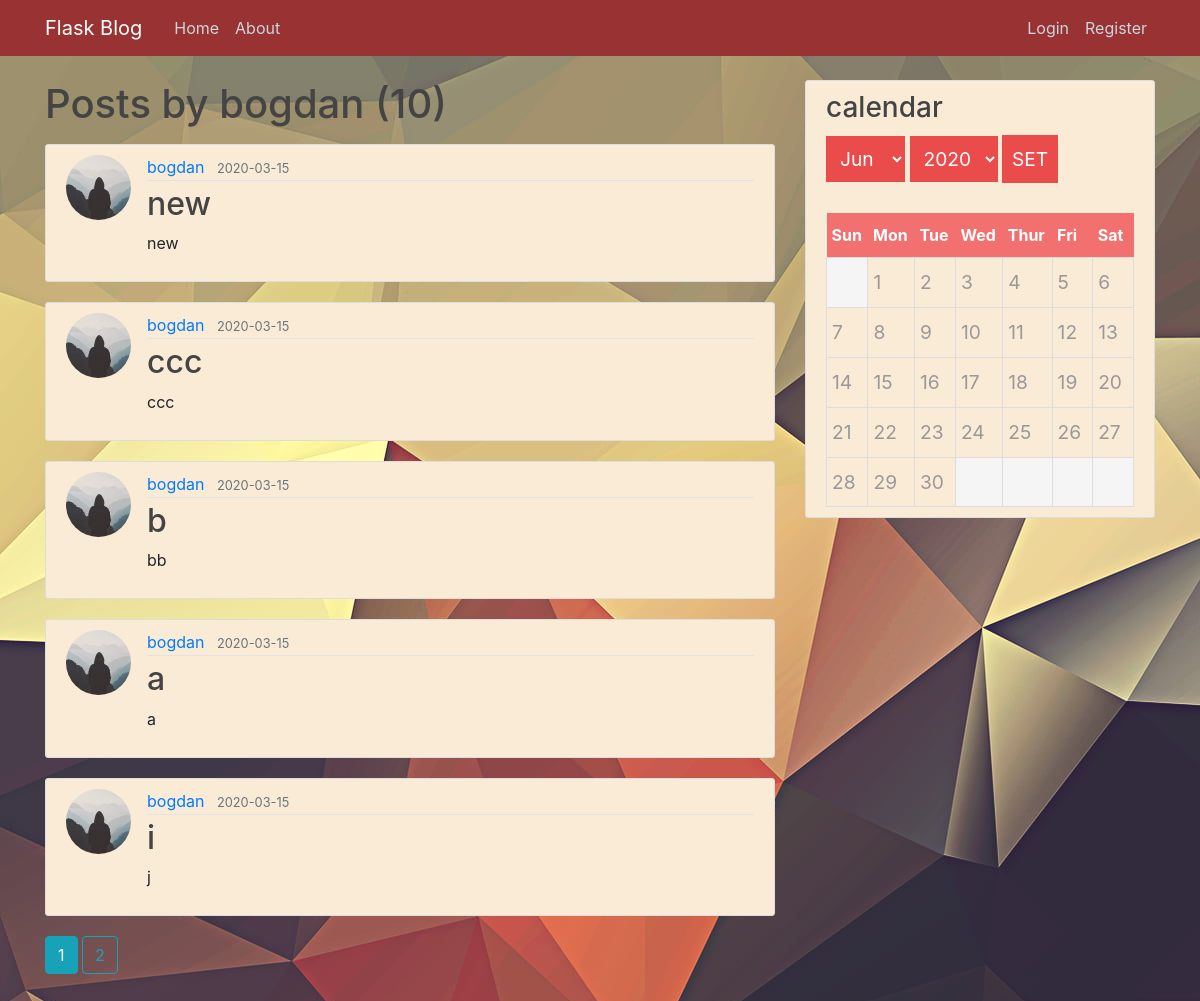
The app's page /user/bogdan with its own data.
### flaskblog/models.py (models this page shows, shortened)
class User(db.Model, UserMixin):
    id = db.Column(db.Integer, primary_key=True)
    username = db.Column(db.String(20), unique=True, nullable=False)
    email = db.Column(db.String(120), unique=True, nullable=False)
    image_file = db.Column(db.String(20), nullable=False, default='default.jpg')
    password = db.Column(db.String(60), nullable=False)
    posts = db.relationship('Post', backref='author', lazy=True)

class Post(db.Model):
    id = db.Column(db.Integer, primary_key=True)
    title = db.Column(db.String(100), nullable=False)
    date_posted = db.Column(db.DateTime, nullable=False, default=datetime.utcnow)
    content = db.Column(db.Text, nullable=False)
    user_id = db.Column(db.Integer, db.ForeignKey('user.id'), nullable=False)

### flaskblog/routes.py (the view)
@app.route("/user/<string:username>")
def user_posts(username):
    page = request.args.get('page', 1, type=int)
    user = User.query.filter_by(username=username).first_or_404()
    posts = Post.query.filter_by(author=user)\
        .order_by(Post.date_posted.desc())\
        .paginate(page=page, per_page=5)
    return render_template('user_posts.html', posts=posts, user=user)

### flaskblog/templates/user_posts.html
{% extends "layout.html" %}
{% block content %}
    <h1 class="mb-3">Posts by {{ user.username }} ({{ posts.total }})</h1>
    {% for post in posts.items %}
        <article class="media content-section">
          <img class="rounded-circle article-img" src="{{ url_for('static', filename='profile_pics/' + post.author.image_file) }}">
          <div class="media-body">
            <div class="article-metadata">
              <a class="mr-2" href="{{ url_for('user_posts', username=post.author.username) }}">{{ post.author.username }}</a>
              <small class="text-muted">{{ post.date_posted.strftime('%Y-%m-%d') }}</small>
            </div>
            <h2><a class="article-title" href="{{ url_for('post', post_id=post.id) }}">{{ post.title }}</a></h2>
            <p class="article-content">{{ post.content }}</p>
          </div>
        </article>
    {% endfor %}
    {% for page_num in posts.iter_pages(left_edge=1, right_edge=1, left_current=1, right_current=2) %}
      {% if page_num %}
        {% if posts.page == page_num %}
          <a class="btn btn-info mb-4" href="{{ url_for('user_posts', username=user.username, page=page_num) }}">{{ page_num }}</a>
        {% else %}
          <a class="btn btn-outline-info mb-4" href="{{ url_for('user_posts', username=user.username, page=page_num) }}">{{ page_num }}</a>
        {% endif %}
      {% else %}
        ...
      {% endif %}
    {% endfor %}
{% endblock content %}

### flaskblog/templates/layout.html (shortened to what this page needs)
<!DOCTYPE html>
<html>
<head>
    <link rel="stylesheet" href="https://maxcdn.bootstrapcdn.com/bootstrap/4.0.0/css/bootstrap.min.css">
    <link rel="stylesheet" type="text/css" href="{{ url_for('static', filename='main.css') }}">
</head>
<body>
    <header class="site-header">
      <nav class="navbar navbar-expand-md navbar-dark bg-steel fixed-top">
        <div class="container">
          <a class="navbar-brand mr-4" href="/">Flask Blog</a>
          <div class="collapse navbar-collapse" id="navbarToggle">
            <div class="navbar-nav mr-auto">
              <a class="nav-item nav-link" href="{{ url_for('home') }}">Home</a>
              <a class="nav-item nav-link" href="{{ url_for('about') }}">About</a>
            </div>
            <div class="navbar-nav">
              {% if current_user.is_authenticated %}
              <a class="nav-item nav-link" href="{{ url_for('new_post')}}">New Post</a>
              <a class="nav-item nav-link" href="{{ url_for('account')}}">Account</a>
              <a class="nav-item nav-link" href="{{ url_for('logout') }}">Logout</a>
              {% else %}
                  <a class="nav-item nav-link" href="{{ url_for('login') }}">Login</a>
                  <a class="nav-item nav-link" href="{{ url_for('register') }}">Register</a>
              {% endif %}
            </div>
          </div>
        </div>
      </nav>
    </header>
    <main role="main" class="container">
      <div class="row">
        <div class="col-md-8">
          {% block content %}{% endblock %}
        </div>
        <div class="col-md-4">
          <div class="content-section">
            <h3> calendar</h3>
             <div id="cal-date">
      <select id="cal-mth"></select>
      <select id="cal-yr"></select>
      <input id="cal-set" type="button" value="SET"/>
    </div>
    <div id="cal-container"></div>
    </div>
    </div>
</div>
</body>
</body>
</html>

### flaskblog/static/main.css (style rules this page uses)
body { background-image: url("b1.jpg"); margin-top: 5rem; }
h1, h2, h3, h4, h5, h6 { color: #444444; }
.bg-steel { background-color: sandybrown; background-color: #993333 }
.site-header .navbar-nav .nav-link { color: #cbd5db; }
.content-section { background: antiquewhite; padding: 10px 20px; border: 1px solid #dddddd; border-radius: 3px; margin-bottom: 20px; }
.article-title { color: #444444; }
.article-content { white-space: pre-line; }
.article-img { height: 65px; width: 65px; margin-right: 16px; }
.article-metadata { padding-bottom: 1px; margin-bottom: 4px; border-bottom: 1px solid #e3e3e3 }
#cal-date { margin: 10px 0; }
#cal-mth, #cal-yr, #cal-set { padding: 10px; font-size: 1.2em; border: 0; background: #ea4c4c; color: #fff; }

### records on screen
User: username "bogdan"
Post: image_file (picture), author.username "bogdan", date_posted "2020-03-15", title "new", content "new"
Post: image_file (picture), author.username "bogdan", date_posted "2020-03-15", title "ccc", content "ccc"
Post: image_file (picture), author.username "bogdan", date_posted "2020-03-15", title "b", content "bb"
Post: image_file (picture), author.username "bogdan", date_posted "2020-03-15", title "a", content "a"
Post: image_file (picture), author.username "bogdan", date_posted "2020-03-15", title "i", content "j"

### other values on screen
{{ posts.total }} "10"
{{ page_num }} "1"
{{ page_num }} "2"
